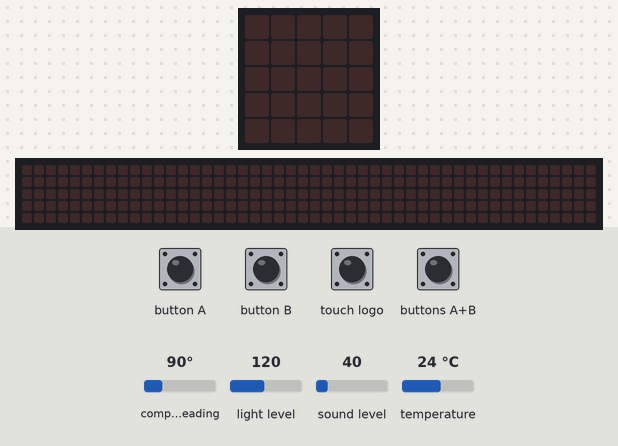
A program run on a simulated BBC micro:bit (MakeCode). Shown: the board's 5×5 LED display, a strip that is not on the board, showing the scrolling text unrolled. The inputs (shaded band) are chosen by the test bench; at power-on: compass heading 90°, light level 120, sound level 40, temperature 24 °C. The 48×5 strip is a reading aid, not a part: it shows the text the display is scrolling, unrolled, one strip-width of it at a time; the compass is already calibrated.

Above: at 1.3 s.
1.4 s: button A pressed for 0.15 s
At 4.1 s:
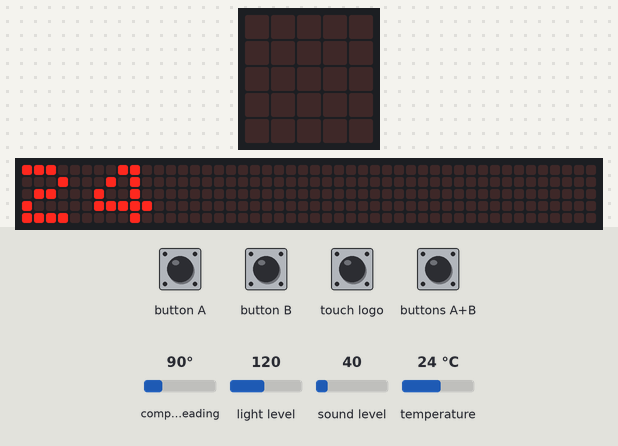
4.4 s: button B pressed for 0.15 s
At 7.02 s:
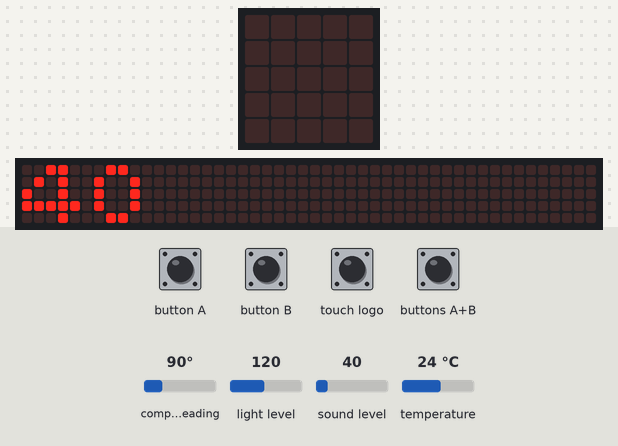
7.4 s: touch logo pressed for 0.15 s
At 10.02 s:
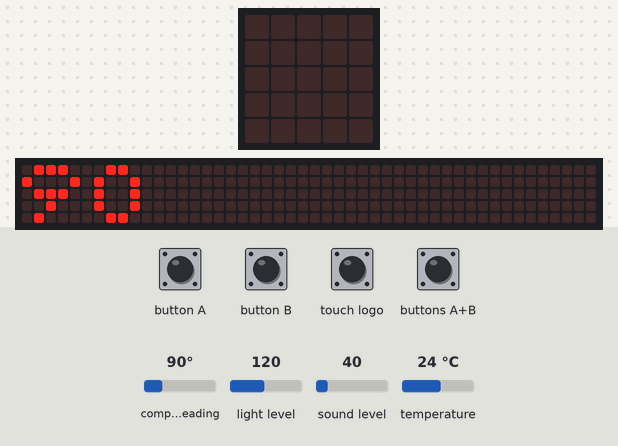
10.4 s: buttons A+B pressed for 0.15 s
At 10.7 s:
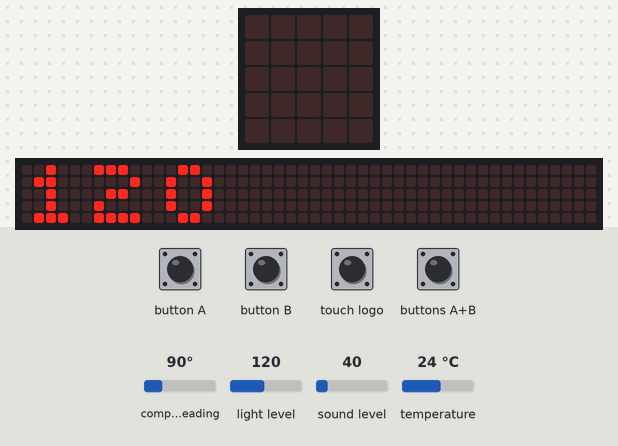
13.4 s: buttons A+B pressed for 1 s
At 14.77 s:
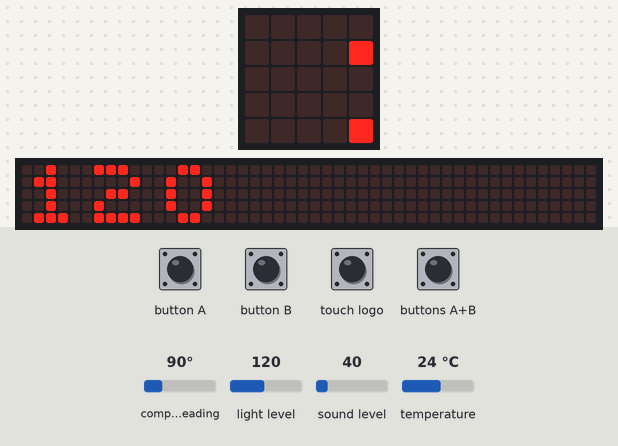

Measured:
- after the input at 1.4 s, the display: changes after 0.15 s (image 1)
- after the input at 4.4 s, the display: changes after 0.15 s (image 2)
- after the input at 7.4 s, the display: changes after 0.15 s (image 3)
- after the input at 10.4 s, the display: changes after 0.15 s (image 4)
- what the display in image 2 shows lasts 0.5 s, from 6.8 s to 7.3 s

The program:

main.ts
```typescript
input.onLogoEvent(TouchButtonEvent.Pressed, function () {
    basic.showNumber(input.compassHeading())
})
input.onButtonPressed(Button.A, function () {
    basic.showNumber(input.temperature())
})
input.onButtonPressed(Button.AB, function () {
    basic.showNumber(input.lightLevel())
})
input.onButtonPressed(Button.B, function () {
    basic.showNumber(input.soundLevel())
})
input.calibrateCompass()
```

test.ts
```typescript
// aquí va el archivo "tests"; esto no se compilará cuando este paquete se utilice como una extensión.
```
